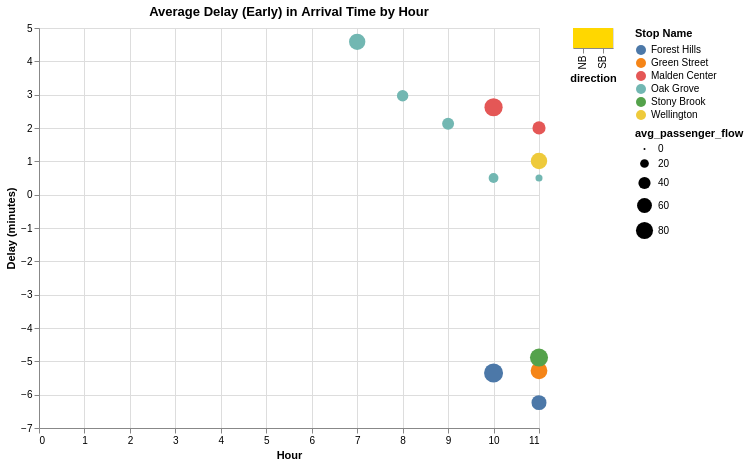

Write notebook code for a chart like this one.
### Code cell
# Visualization 4 (Interactive) (Altair)

input_radio = alt.binding_radio(options = [None] + ['Forest Hills', 'Green Street', 'Stony Brook', 'Jackson Square',
             'Roxbury Crossing', 'Ruggles', 'Massachusetts Avenue', 'Back Bay',
             'Tufts Medical Center', 'Chinatown', 'Downtown Crossing', 'State',
             'Haymarket', 'North Station', 'Community College', 'Sullivan Square',
             'Wellington', 'Malden Center', 'Oak Grove', 'Assembly'],
    labels = ['All'] + ['Forest Hills', 'Green Street', 'Stony Brook', 'Jackson Square',
            'Roxbury Crossing', 'Ruggles', 'Massachusetts Avenue', 'Back Bay',
            'Tufts Medical Center', 'Chinatown', 'Downtown Crossing', 'State',
            'Haymarket', 'North Station', 'Community College', 'Sullivan Square',
            'Wellington', 'Malden Center', 'Oak Grove', 'Assembly'],
    name = "Stop: ")

selection_line = alt.selection_point(bind=input_radio, fields=['stop_name'])

selection_direction = alt.selection_point(fields=['direction'])

flow_slider = alt.binding_range(min = 0, max =  1200, step = 10, name = "Average Hourly Passenger Flow: ")
selection_flow = alt.param(value = 100, bind = flow_slider)

chart = alt.Chart(full).mark_circle().encode(
    x = alt.X('hr_pm:Q', title = 'Hour'),
    y = alt.Y('delay_minutes:Q', title = 'Delay (minutes)'),
    color = alt.Color('stop_name:N', title = 'Stop Name'),
    size = 'avg_passenger_flow:Q',
    opacity = alt.condition(selection_direction, alt.value(1), alt.value(0.1)), 
    tooltip = ['stop_name', 'hr_pm', 'avg_total_ons', 'avg_total_offs', 'delay_minutes']
).properties(
    title = "Average Delay (Early) in Arrival Time by Hour",
    width = 500,
    height = 400
).add_params(
    selection_line,
    selection_flow
).transform_filter(
    alt.datum.avg_passenger_flow <= selection_flow
).transform_filter(
    selection_line
)

legend = alt.Chart(full).mark_rect().encode(
    x = alt.X('direction:N'),
        color=alt.condition(selection_direction, alt.value('gold'), alt.value('lightgray'))
).add_params(
    selection_direction
)

chart | legend

### Figure 1 — Vega-Lite specification as saved in the notebook (floating-point values rounded to 4 significant figures; data arrays with more than 128 entries replaced by an {"elided": "..."} marker saying what was removed)
{"config": {"view": {"continuousWidth": 300, "continuousHeight": 300}}, "hconcat": [{"mark": {"type": "circle"}, "encoding": {"color": {"field": "stop_name", "title": "Stop Name", "type": "nominal"}, "opacity": {"condition": {"param": "param_13", "value": 1}, "value": 0.1}, "size": {"field": "avg_passenger_flow", "type": "quantitative"}, "tooltip": [{"field": "stop_name", "type": "nominal"}, {"field": "hr_pm", "type": "quantitative"}, {"field": "avg_total_ons", "type": "quantitative"}, {"field": "avg_total_offs", "type": "quantitative"}, {"field": "delay_minutes", "type": "quantitative"}], "x": {"field": "hr_pm", "title": "Hour", "type": "quantitative"}, "y": {"field": "delay_minutes", "title": "Delay (minutes)", "type": "quantitative"}}, "height": 400, "name": "view_8", "title": "Average Delay (Early) in Arrival Time by Hour", "transform": [{"filter": "(datum.avg_passenger_flow <= param_14)"}, {"filter": {"param": "param_12"}}], "width": 500}, {"mark": {"type": "rect"}, "encoding": {"color": {"condition": {"param": "param_13", "value": "gold"}, "value": "lightgray"}, "x": {"field": "direction", "type": "nominal"}}, "name": "view_9"}], "data": {"name": "data-772b33e84e00ed47084d3cfcbb332226"}, "params": [{"name": "param_12", "select": {"type": "point", "fields": ["stop_name"]}, "bind": {"input": "radio", "options": [null, "Forest Hills", "Green Street", "Stony Brook", "Jackson Square", "Roxbury Crossing", "Ruggles", "Massachusetts Avenue", "Back Bay", "Tufts Medical Center", "Chinatown", "Downtown Crossing", "State", "Haymarket", "North Station", "Community College", "Sullivan Square", "Wellington", "Malden Center", "Oak Grove", "Assembly"], "labels": ["All", "Forest Hills", "Green Street", "Stony Brook", "Jackson Square", "Roxbury Crossing", "Ruggles", "Massachusetts Avenue", "Back Bay", "Tufts Medical Center", "Chinatown", "Downtown Crossing", "State", "Haymarket", "North Station", "Community College", "Sullivan Square", "Wellington", "Malden Center", "Oak Grove", "Assembly"], "name": "Stop: "}, "views": ["view_8"]}, {"name": "param_14", "bind": {"input": "range", "max": 1200, "min": 0, "name": "Average Hourly Passenger Flow: ", "step": 10}, "value": 100}, {"name": "param_13", "select": {"type": "point", "fields": ["direction"]}, "views": ["view_9"]}], "$schema": "https://vega.github.io/schema/vega-lite/v5.20.1.json", "datasets": {"data-772b33e84e00ed47084d3cfcbb332226": {"elided": "375 records"}}}
